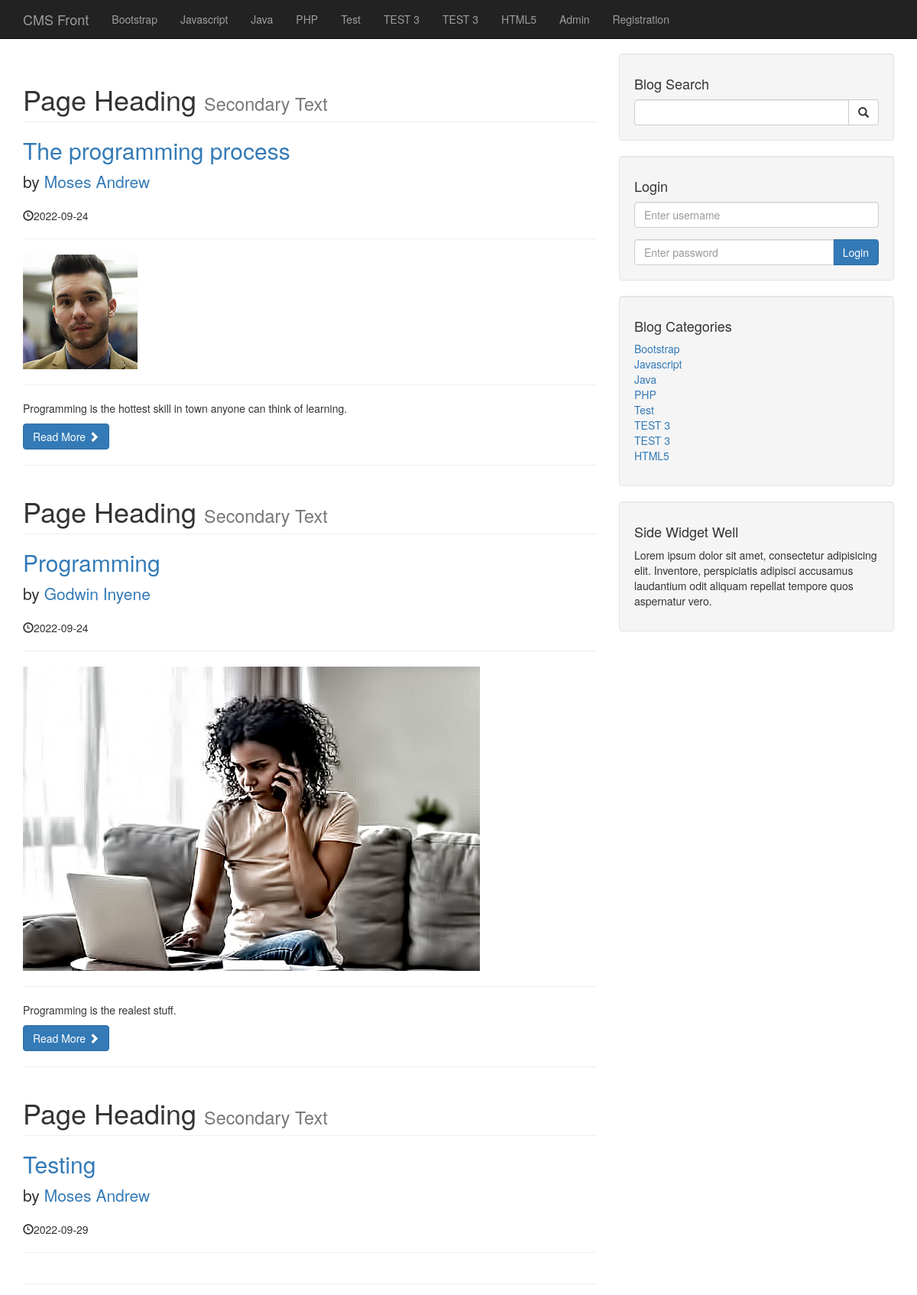
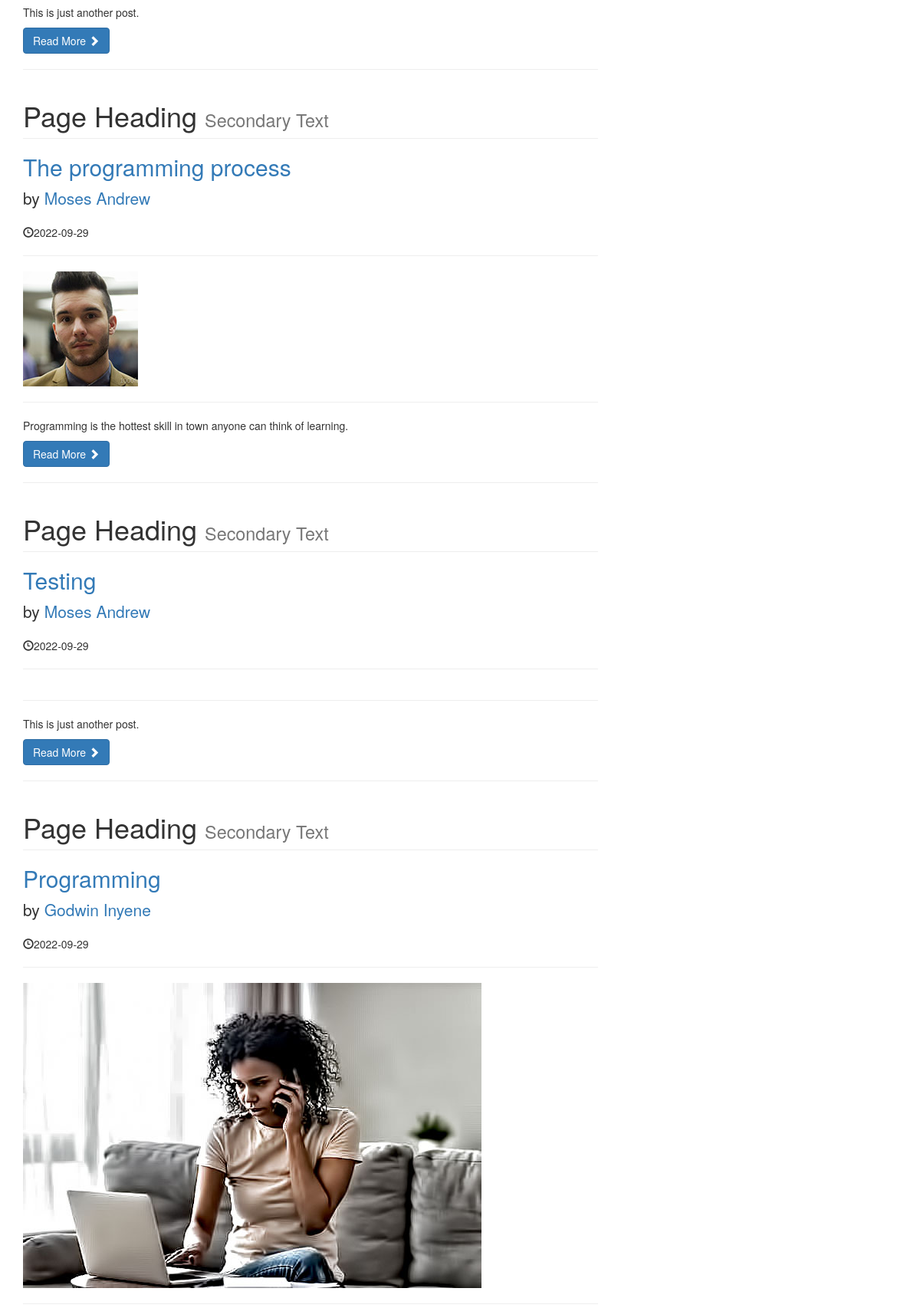
The app's page /category.php?category=1 (upper part) with its own data (2 pictures, top to bottom).
### tables this page shows
CREATE TABLE `categories` (
  `cat_id` int(3) NOT NULL,
  `cat_title` varchar(255) NOT NULL
);

CREATE TABLE `posts` (
  `post_id` int(3) NOT NULL,
  `post_category_id` int(3) NOT NULL,
  `post_title` varchar(255) NOT NULL,
  `post_author` varchar(255) NOT NULL,
  `post_date` date NOT NULL,
  `post_image` text NOT NULL,
  `post_content` text NOT NULL,
  `post_tags` varchar(255) NOT NULL,
  `post_comment_count` int(11) NOT NULL,
  `post_status` varchar(255) NOT NULL DEFAULT 'draft',
  `post_views_count` int(11) NOT NULL
);

### category.php (the view, shortened to what this page needs)
<?php include("includes/db.php") ?>
<?php include("includes/header.php") ?>
<?php include("includes/navigation.php") ?>
    <div class="container">
        <div class="row">
            <div class="col-md-8">
                <?php
                    if(isset($_GET['category'])){
                        $post_category_id = $_GET['category'];
                    }
                    $query = "SELECT * FROM posts WHERE post_category_id = $post_category_id";
                    $select_all_post_query = mysqli_query($connection, $query);
                    while($row = mysqli_fetch_assoc( $select_all_post_query)){
                        $post_id = $row['post_id'];
                        $post_title = $row['post_title'];
                        $post_author = $row['post_author'];
                        $post_date = $row['post_date'];
                        $post_image = $row['post_image'];
                        $post_content = substr($row['post_content'], 0, 100);
                ?>
                    <h1 class="page-header">
                        Page Heading
                        <small>Secondary Text</small>
                    </h1>
                    <h2>
                        <a href="post.php?p_id=<?php echo $post_id; ?>"><?php echo $post_title; ?></a>
                    </h2>
                    <p class="lead">
                        by <a href="index.php"><?php echo $post_author; ?></a>
                    </p>
                    <p><span class="glyphicon glyphicon-time"></span><?php echo $post_date; ?></p>
                    <hr>
                    <img class="img-responsive" src="images/<?php echo $post_image;?>" alt="">
                    <hr>
                    <p><?php echo $post_content; ?></p>
                    <a class="btn btn-primary" href="#">Read More <span class="glyphicon glyphicon-chevron-right"></span></a>
                    <hr>
                <?php } ?>
            </div>
            <?php include("includes/sidebar.php"); ?>
                    </div>
                </div>
                <?php include("includes/widget.php"); ?>
            </div>
        </div>
<?php include("includes/footer.php") ?>

### includes/navigation.php (shortened to what this page needs)
<nav class="navbar navbar-inverse navbar-fixed-top" role="navigation">
      <div class="container">
          <div class="navbar-header">
              <a class="navbar-brand" href="index.php">CMS Front</a>
          </div>
          <div class="collapse navbar-collapse" id="bs-example-navbar-collapse-1">
              <ul class="nav navbar-nav">
                  <?php
                      $query = "SELECT * FROM categories";
                      $select_all_categories_query = mysqli_query($connection, $query);
                      while($row = mysqli_fetch_assoc( $select_all_categories_query)){
                          $cat_title = $row['cat_title'];
                          echo "<li><a href='#'>{$cat_title} </a></li>";
                      }
                  ?>
                  <li>
                      <a href="admin">Admin</a>
                  </li>
                  <li>
                      <a href="registration.php">Registration</a>
                  </li>
              </ul>
          </div>
      </div>
  </nav>

### includes/sidebar.php
<div class="col-md-4">
                <div class="well">
                    <h4>Blog Search</h4>
                    <form action="search.php" method="post">
                        <div class="input-group">
                            <input type="text" class="form-control" name="search">
                            <span class="input-group-btn">
                                <button class="btn btn-default" type="submit" name="submit">
                                    <span class="glyphicon glyphicon-search"></span>
                            </button>
                            </span>
                        </div>
                    </form>
                </div>
                <div class="well">
                    <h4>Login</h4>
                    <form action="includes/login.php" method="post">
                        <div class="form-group">
                            <input type="text" class="form-control" name="username" placeholder="Enter username">
                        </div>
                        <div class="input-group">
                            <input type="password" class="form-control" name="password" placeholder="Enter password">
                            <span class="input-group-btn">
                                <button class="btn btn-primary" name="login" type="submit">Login</button>
                            </span>
                        </div>
                    </form>
                </div>
                 <?php
                        $query = "SELECT * FROM categories";
                        $select_all_categories_query = mysqli_query($connection, $query);
                ?>
                <div class="well">
                    <h4>Blog Categories</h4>
                    <div class="row">
                        <div class="col-lg-12">
                            <ul class="list-unstyled">
                               <?php
                                    while($row = mysqli_fetch_assoc( $select_all_categories_query)){
                                        $cat_title = $row['cat_title'];
                                        $cat_id = $row['cat_id'];
                                        echo "<li><a href='category.php?category=$cat_id'>{$cat_title} </a></li>";
                                    }
                                ?>
                            </ul>
                        </div>

### css/blog-home.css (style rules this page uses)
body { padding-top: 70px; }

### records on screen
categories: cat_title "Bootstrap"
categories: cat_title "Javascript"
categories: cat_title "Java"
categories: cat_title "PHP"
categories: cat_title "Test"
categories: cat_title "TEST 3"
categories: cat_title "TEST 3"
categories: cat_title "HTML5"
posts: post_title "The programming process", post_author "Moses Andrew", post_date "2022-09-24", post_image (picture), post_content "Programming is the hottest skill in town anyone can think of learning."
posts: post_title "Programming", post_author "Godwin Inyene", post_date "2022-09-24", post_image (picture), post_content "Programming is the realest stuff."
posts: post_title "Testing", post_author "Moses Andrew", post_date "2022-09-29", post_content "This is just another post."
posts: post_title "The programming process", post_author "Moses Andrew", post_date "2022-09-29", post_image (picture), post_content "Programming is the hottest skill in town anyone can think of learning."
posts: post_title "Testing", post_author "Moses Andrew", post_date "2022-09-29", post_content "This is just another post."
posts: post_title "Programming", post_author "Godwin Inyene", post_date "2022-09-29", post_image (picture)
